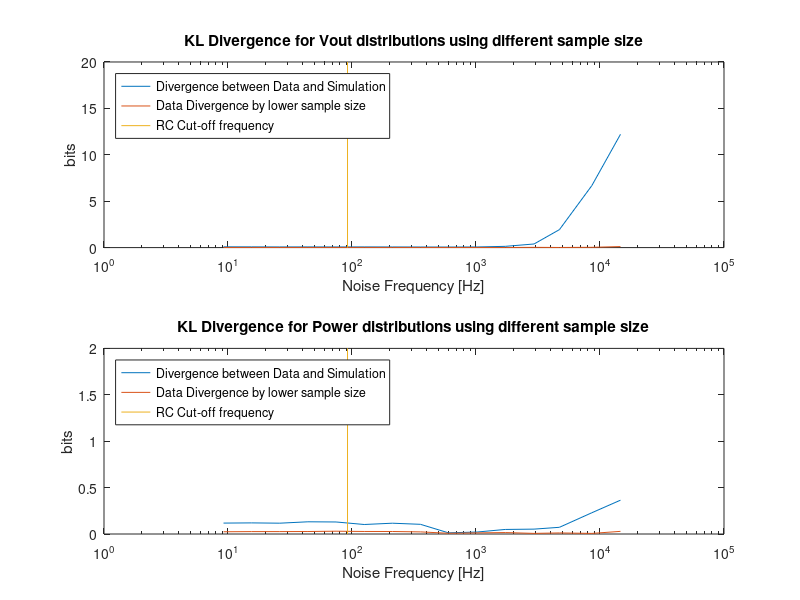

Source code (MATLAB):
clear all;
close all;

plotFolder = strcat('./img/kldiv/');
load('KLDiv_All.mat');
f = KLDiv.InputFreqHz;
Vout = KLDiv.Vout;
Power = KLDiv.Power;
fcircuitHz = 92;

figure('units','normalized','outerposition',[0 0 1 1]);
subplot(2,1,1);
ylim([0 20]);
semilogx(f, Vout.DatavsModel, f, Vout.DatavsData,[fcircuitHz fcircuitHz] , ylim);
xlabel('Noise Frequency [Hz]');
ylabel('bits');
title('KL Divergence for Vout distributions using different sample size');
legend({'Divergence between Data and Simulation','Data Divergence by lower sample size '...
    ,'RC Cut-off frequency'},'Location','NorthWest');

subplot(2,1,2);
ylim([0 2]);
semilogx(f, Power.DatavsModel, f, Power.DatavsData,[fcircuitHz fcircuitHz] , ylim);
xlabel('Noise Frequency [Hz]');
ylabel('bits');
title('KL Divergence for Power distributions using different sample size');
legend({'Divergence between Data and Simulation','Data Divergence by lower sample size '...
    ,'RC Cut-off frequency'},'Location','NorthWest');

saveas(gcf,strcat(plotFolder,'KLDiv_Final','.png'));